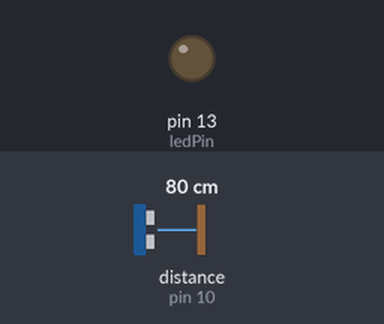
A sketch run on a simulated Arduino Uno, built with avr-gcc and run on an emulated ATmega328P. On the bench: output pins drawn as LEDs (lit = HIGH). Wiring (inferred from the names in the program): ultrasonic range finder: trigger pin 9; echo pin 10. The inputs (shaded band) are chosen by the test bench; at power-on: distance to the obstacle (sensor on pin 10) 80 cm. The echo pulse lasts 58.3 µs per cm; pins used as bus, display or sensor lines are not drawn.

Above: at 1.2 s.
1.3 s: distance to the obstacle (sensor on pin 10) set to 23 cm
2.8 s: distance to the obstacle (sensor on pin 10) set to 19 cm
At 4.0 s:
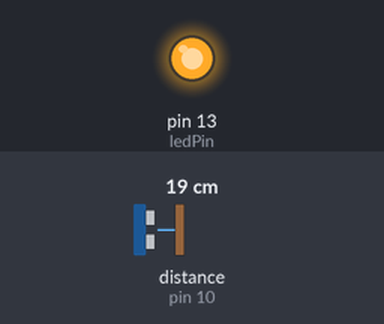
4.3 s: distance to the obstacle (sensor on pin 10) set to 35 cm
At 5.1 s:
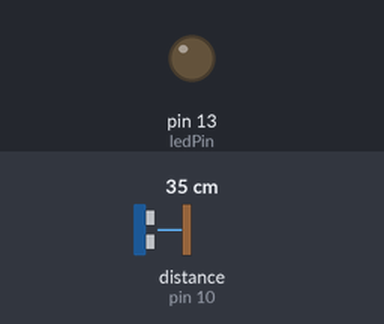
5.8 s: distance to the obstacle (sensor on pin 10) set to 2 cm
At 6.4 s:
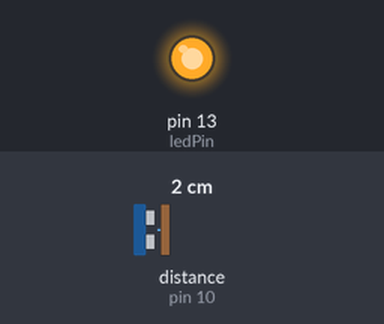
Timing chart, 0 to 8.3 s (numbered marks = the images above; inputs shaded):
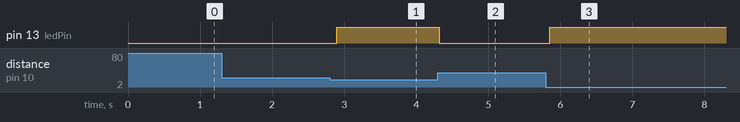

Measured:
- the behaviour switches between 21 and 20 cm on distance to the obstacle (sensor on pin 10) (found by bisection; images 0 and 1)
- after the input at 1.3 s, every drawn part: stays the same
- after the input at 2.8 s, pin 13 (ledPin): LOW → HIGH after 0.10 s
- after the input at 4.3 s, pin 13 (ledPin): HIGH → LOW at once
- after the input at 5.8 s, pin 13 (ledPin): LOW → HIGH after 0.06 s

The sketch:

proximity.ino
```cpp
#define trigPin 9
#define echoPin 10
#define ledPin 13
long duration;
int distance;

void setup() {
  pinMode(trigPin, OUTPUT);
  pinMode(echoPin, INPUT);
  pinMode(ledPin, OUTPUT);
}

void loop() {
  digitalWrite(trigPin, LOW);
  delayMicroseconds(2);
  digitalWrite(trigPin, HIGH);
  delayMicroseconds(10);
  digitalWrite(trigPin, LOW);

  duration = pulseIn(echoPin, HIGH);
  distance = duration * 0.0344 / 2;

  if (distance < 20) {
    digitalWrite(ledPin, HIGH);
  } else {
    digitalWrite(ledPin, LOW);
  }

  delay(100);
}
```
